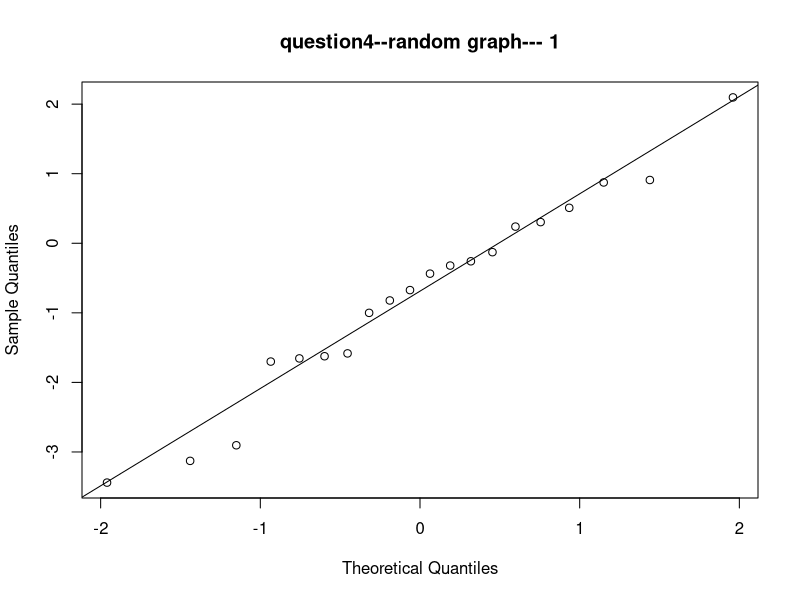
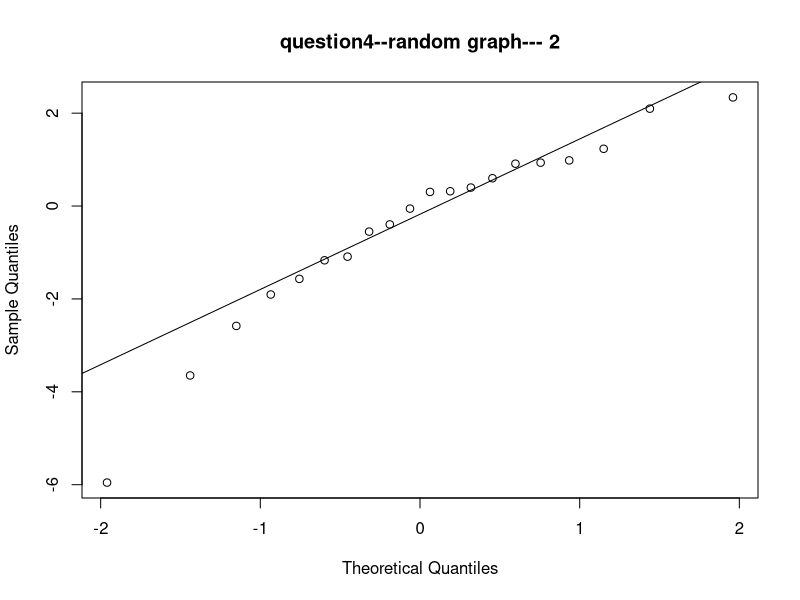
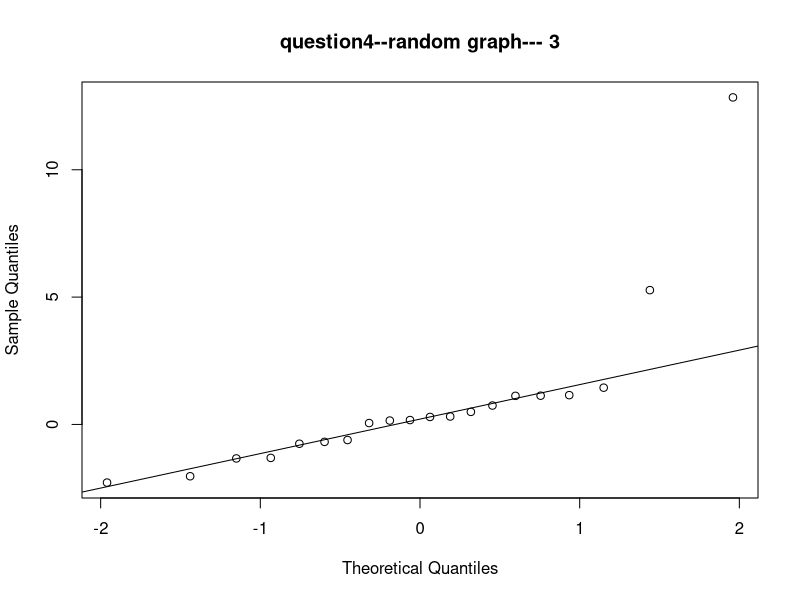
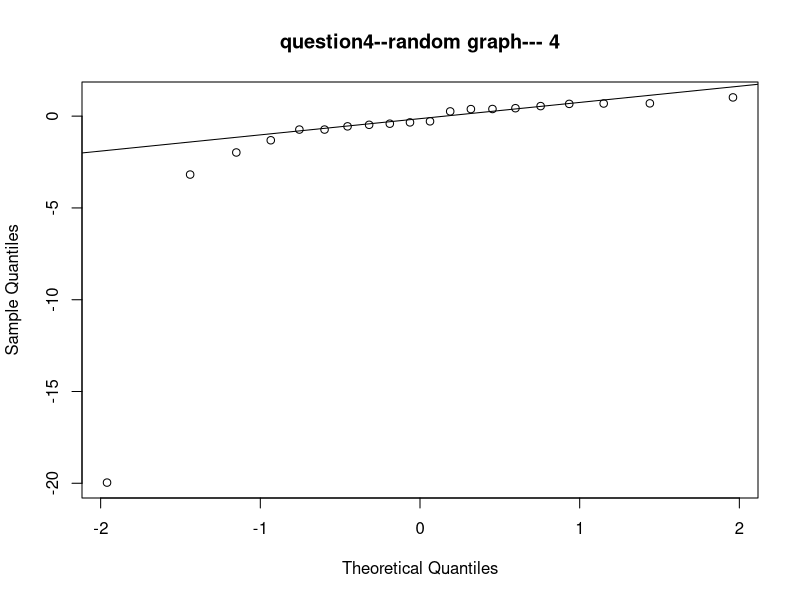
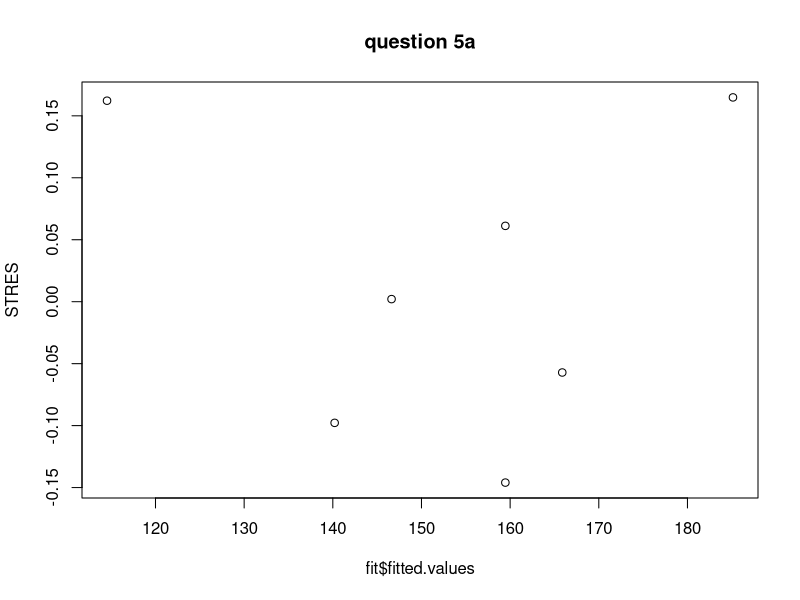
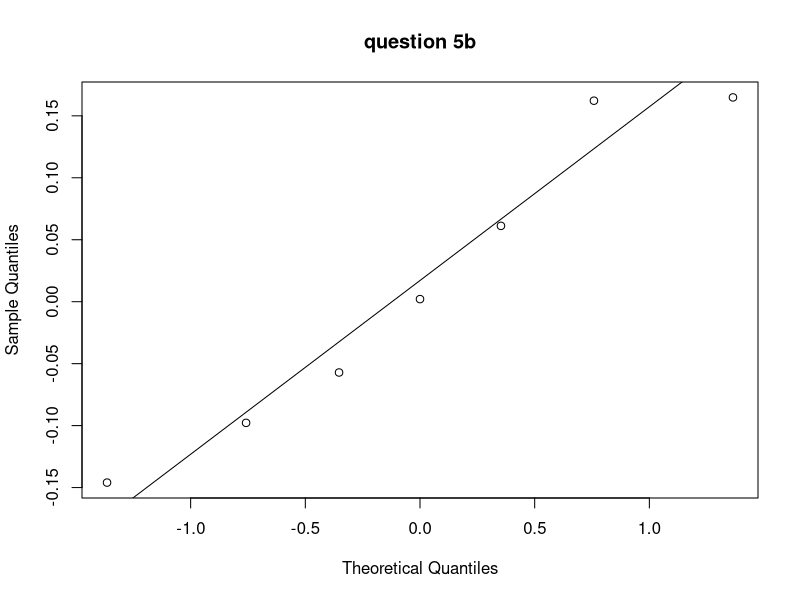
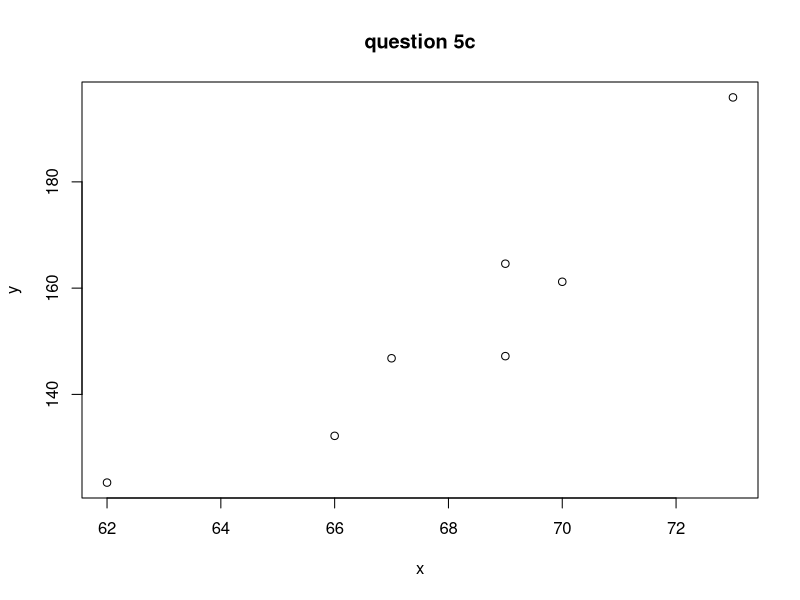

The R script that drew these images, in order:
# VAN HOU HEI 
# DB92728-3
# ASssignment 7
# Program for question 4 ,5
question4 <- function() 
{
  SIZE = 20
  for(x in 1:4) 
  {
    tempX = rt(SIZE , df=2) 
    qqnorm(tempX , main=paste("question4--random graph---" , x))
    qqline(tempX)
  }
}
SDE <- function(x,meanX ,res) #duplicate name of residuals
{
   n= length(x)
   SYX = sum( res ^ 2) / (n-2)
   return ( sqrt( 1-1/n-((x-meanX)^2) / sum((x-meanX)^2) ) * SYX)
}
question5 <- function() 
{
   x= c( 62 ,66, 69, 67, 70, 69, 73)
   y= c(123.4 ,132.2 ,147.2 ,146.8, 161.2 ,164.6 ,195.9)
   fit=lm(y~x)
   summary(fit)
   STRES= fit$residuals / SDE(x , mean(x) , fit$residuals)
   plot(fit$fitted.values,STRES, main="question 5a")
   #question 5b
   qqnorm(STRES , main="question 5b" )
   qqline(STRES)
   #question 5c 
   plot(x,y,main="question 5c")
}
question4()
question5()
